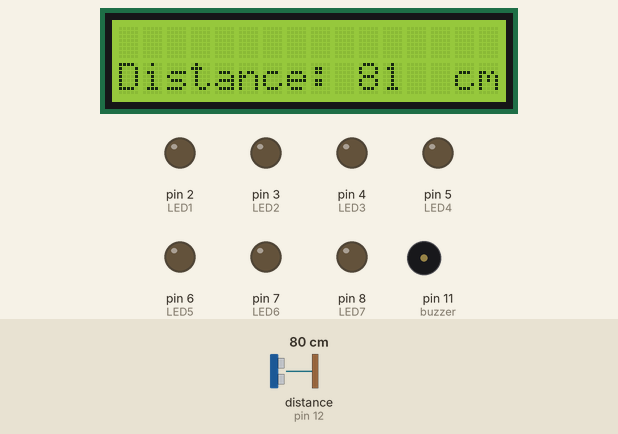
The sketch below on a simulated Arduino Uno, built with avr-gcc and run on an emulated ATmega328P. Parts: 16×2 character LCD, output pins drawn as LEDs (lit = HIGH), buzzer (waves = sounding, pin HIGH). Wiring (inferred from the names in the program): ultrasonic range finder: trigger pin 13; echo pin 12. The inputs (shaded band) are chosen by the test bench; at power-on: distance to the obstacle (sensor on pin 12) 80 cm. The echo pulse lasts 58.3 µs per cm; pins used as bus, display or sensor lines are not drawn; what the sketch prints to the serial monitor is not drawn.

Above: at 3.2 s.
3.3 s: distance to the obstacle (sensor on pin 12) set to 2 cm
At 4.6 s:
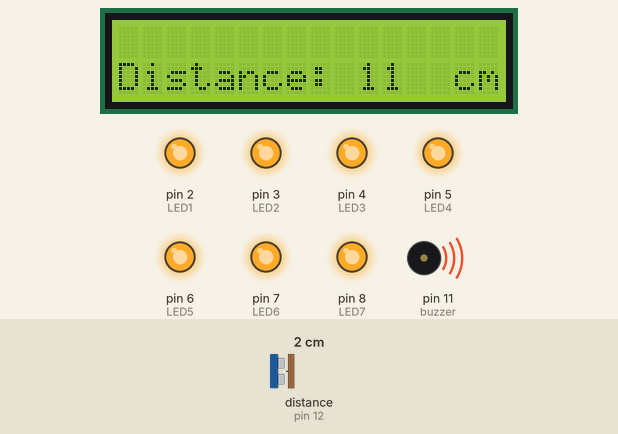
4.9 s: distance to the obstacle (sensor on pin 12) set to 13 cm
At 5.15 s:
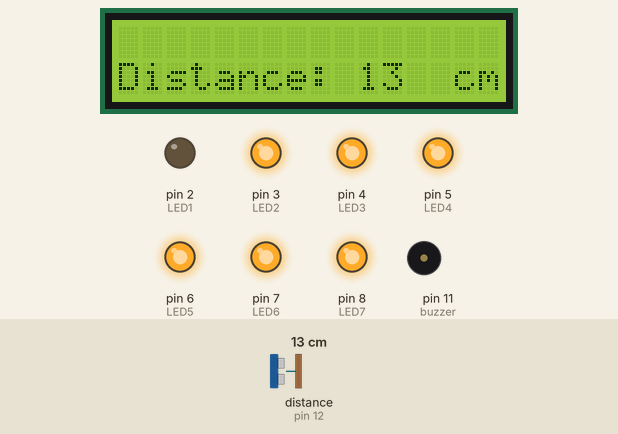
6.8 s: distance to the obstacle (sensor on pin 12) set to 18 cm
At 8.1 s:
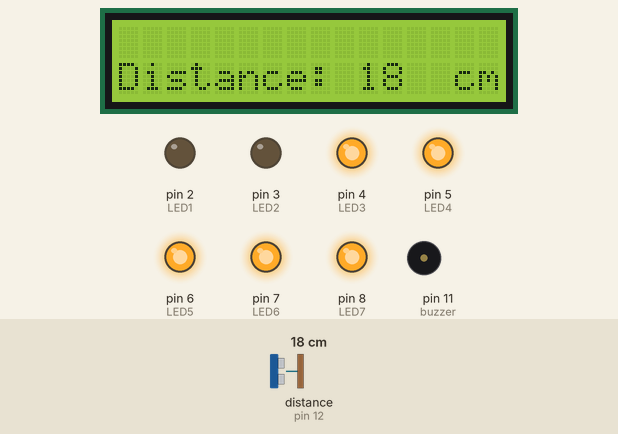
8.4 s: distance to the obstacle (sensor on pin 12) set to 35 cm
At 9.2 s:
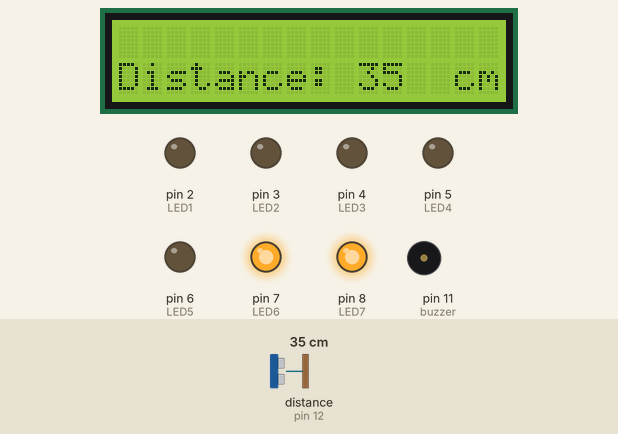
9.9 s: distance to the obstacle (sensor on pin 12) set to 22 cm
At 10.6 s:
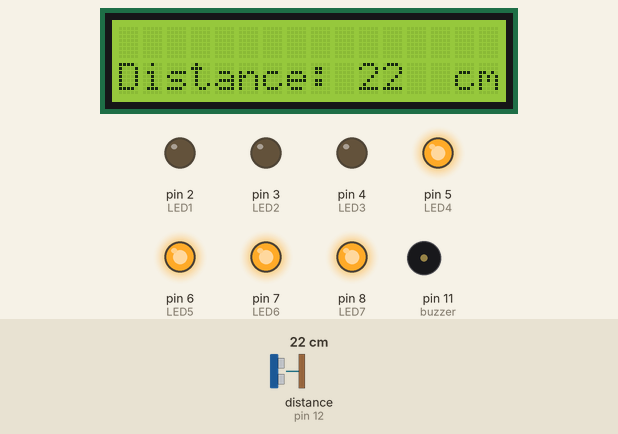
Timing chart, 0 to 12.4 s (numbered marks = the images above; inputs shaded):
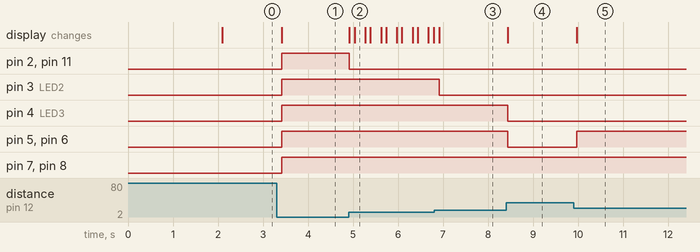

Measured:
- after the input at 3.3 s, pin 2 (LED1), pin 3 (LED2), pin 4 (LED3), pin 5 (LED4), pin 6 (LED5), pin 7 (LED6), pin 8 (LED7), pin 11 (buzzer): LOW → HIGH after 0.12 s; the display: changes after 0.12 s (image 1)
- after the input at 4.9 s, pin 2 (LED1), pin 11 (buzzer): HIGH → LOW at once; the display: first changes at once (image 2 shows a later state)
- after the input at 6.8 s, pin 3 (LED2): HIGH → LOW after 0.11 s; the display: changes after 0.11 s (image 3)
- after the input at 8.4 s, pin 4 (LED3), pin 5 (LED4), pin 6 (LED5): HIGH → LOW at once; the display: changes at once (image 4)
- after the input at 9.9 s, pin 5 (LED4), pin 6 (LED5): LOW → HIGH after 0.08 s; the display: changes after 0.08 s (image 5)

The sketch:

distance_indicator.ino
```cpp
#include <Wire.h>
#include <LiquidCrystal_I2C.h>

LiquidCrystal_I2C lcd(0x27, 16, 2);

const int trig = 13;
const int echo = 12;
const int buzzer = 11;

const int LED1 = 2;
const int LED2 = 3;
const int LED3 = 4;
const int LED4 = 5;
const int LED5 = 6;
const int LED6 = 7;
const int LED7 = 8;

int duration = 0;
int distance = 0;

void setup()
{
  pinMode(trig , OUTPUT);
  pinMode(echo , INPUT);
  pinMode(buzzer , OUTPUT);

  pinMode(LED1 , OUTPUT);
  pinMode(LED2 , OUTPUT);
  pinMode(LED3 , OUTPUT);
  pinMode(LED4 , OUTPUT);
  pinMode(LED5 , OUTPUT);
  pinMode(LED6 , OUTPUT);
  pinMode(LED7 , OUTPUT);

  Serial.begin(9600);

  lcd.init();
  lcd.backlight();
  lcd.clear();
  lcd.setCursor (0,1);

  delay(2000);
  lcd.clear();
}

void loop()
{
  digitalWrite(trig , HIGH);
  delayMicroseconds(1000);
  digitalWrite(trig , LOW);

  duration = pulseIn(echo , HIGH);
  distance = (duration/2) / 28.5 ;
  Serial.println(distance);

  lcd.setCursor (0,1);
  lcd.print("Distance:");
  lcd.setCursor (10,1);
  lcd.print(distance);
  lcd.setCursor (14,1);
  lcd.print("cm");

  if ( distance <= 10 )
  {
    digitalWrite(LED1, HIGH);
    digitalWrite(buzzer, HIGH);
  }
  else
  {
    digitalWrite(LED1, LOW);
    digitalWrite(buzzer, LOW);
  }
  if ( distance <= 15 )
  {
    digitalWrite(LED2, HIGH);
  }
  else
  {
    digitalWrite(LED2, LOW);
  }
  if ( distance <= 20 )
  {
    digitalWrite(LED3, HIGH);
  }
  else
  {
    digitalWrite(LED3, LOW);
  }
  if ( distance <= 25 )
  {
    digitalWrite(LED4, HIGH);
  }
  else
  {
    digitalWrite(LED4, LOW);
  }
  if ( distance <= 30 )
  {
    digitalWrite(LED5, HIGH);
  }
  else
  {
    digitalWrite(LED5, LOW);
  }
  if ( distance <= 35 )
  {
    digitalWrite(LED6, HIGH);
  }
  else
  {
    digitalWrite(LED6, LOW);
  }
  if ( distance <= 40 )
  {
    digitalWrite(LED7, HIGH);
  }
  else
  {
    digitalWrite(LED7, LOW);
  }

  delay(100);
}
```
